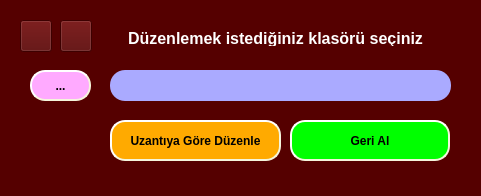
<?xml version="1.0" encoding="UTF-8"?>
<ui version="4.0">
 <class>MainWindow</class>
 <widget class="QMainWindow" name="MainWindow">
  <property name="geometry">
   <rect>
    <x>0</x>
    <y>0</y>
    <width>481</width>
    <height>196</height>
   </rect>
  </property>
  <property name="minimumSize">
   <size>
    <width>481</width>
    <height>196</height>
   </size>
  </property>
  <property name="maximumSize">
   <size>
    <width>481</width>
    <height>196</height>
   </size>
  </property>
  <property name="font">
   <font>
    <pointsize>10</pointsize>
   </font>
  </property>
  <property name="windowTitle">
   <string>Klasör Düzenleyici</string>
  </property>
  <property name="windowIcon">
   <iconset resource="icons.qrc">
    <normaloff>:/icons/filePic.png</normaloff>:/icons/filePic.png</iconset>
  </property>
  <property name="styleSheet">
   <string notr="true">background-color: rgb(85, 0, 0);</string>
  </property>
  <property name="iconSize">
   <size>
    <width>32</width>
    <height>32</height>
   </size>
  </property>
  <widget class="QWidget" name="centralwidget">
   <property name="styleSheet">
    <string notr="true"/>
   </property>
   <widget class="QPushButton" name="pushButton_UzantilaraGore">
    <property name="geometry">
     <rect>
      <x>110</x>
      <y>120</y>
      <width>171</width>
      <height>41</height>
     </rect>
    </property>
    <property name="font">
     <font>
      <pointsize>9</pointsize>
      <weight>75</weight>
      <bold>true</bold>
     </font>
    </property>
    <property name="styleSheet">
     <string notr="true">QPushButton
{background-color: rgb(255, 170, 0);
border-radius : 15px;
color: rgb(0, 0, 0);

    border-style: outset;
    border-width: 2px;
    border-color: beige;
}

QPushButton:hover{

background-color: rgb(255, 186, 11);
font-size: 14px
}
</string>
    </property>
    <property name="text">
     <string>Uzantıya Göre Düzenle</string>
    </property>
   </widget>
   <widget class="QPushButton" name="pushButton_GeriAl">
    <property name="geometry">
     <rect>
      <x>290</x>
      <y>120</y>
      <width>160</width>
      <height>41</height>
     </rect>
    </property>
    <property name="font">
     <font>
      <pointsize>9</pointsize>
      <weight>75</weight>
      <bold>true</bold>
     </font>
    </property>
    <property name="styleSheet">
     <string notr="true">QPushButton{
background-color: rgb(0, 255, 0);
border-radius : 15px;
    border-style: outset;
    border-width: 2px;
    border-color: beige;



}

QPushButton:hover{


background-color: rgb(98, 255, 90);
font-size: 15px;



}</string>
    </property>
    <property name="text">
     <string>Geri Al</string>
    </property>
   </widget>
   <widget class="QLabel" name="label">
    <property name="geometry">
     <rect>
      <x>110</x>
      <y>30</y>
      <width>331</width>
      <height>16</height>
     </rect>
    </property>
    <property name="font">
     <font>
      <pointsize>12</pointsize>
      <weight>75</weight>
      <bold>true</bold>
     </font>
    </property>
    <property name="styleSheet">
     <string notr="true">color: rgb(255, 255, 255);</string>
    </property>
    <property name="text">
     <string>Düzenlemek istediğiniz klasörü seçiniz</string>
    </property>
    <property name="alignment">
     <set>Qt::AlignCenter</set>
    </property>
   </widget>
   <widget class="QPushButton" name="pushButton_gozAt">
    <property name="geometry">
     <rect>
      <x>30</x>
      <y>70</y>
      <width>61</width>
      <height>31</height>
     </rect>
    </property>
    <property name="font">
     <font>
      <pointsize>9</pointsize>
      <weight>75</weight>
      <bold>true</bold>
     </font>
    </property>
    <property name="styleSheet">
     <string notr="true">QPushButton
{
background-color: rgb(255, 170, 255);
border-radius : 15px;
    border-style: outset;
    border-width: 2px;
    border-color: beige;
}

QPushButton:hover{

background-color: rgb(255, 187, 250);
font-size: 15px



}

</string>
    </property>
    <property name="text">
     <string>...</string>
    </property>
   </widget>
   <widget class="QLabel" name="label_2">
    <property name="geometry">
     <rect>
      <x>110</x>
      <y>70</y>
      <width>341</width>
      <height>31</height>
     </rect>
    </property>
    <property name="styleSheet">
     <string notr="true">background-color: rgb(170, 170, 255);
border-radius : 15px;
</string>
    </property>
    <property name="text">
     <string/>
    </property>
    <property name="alignment">
     <set>Qt::AlignCenter</set>
    </property>
   </widget>
   <widget class="QPushButton" name="pushButton_Tr_flag">
    <property name="geometry">
     <rect>
      <x>20</x>
      <y>20</y>
      <width>32</width>
      <height>32</height>
     </rect>
    </property>
    <property name="styleSheet">
     <string notr="true">QPushButton
{border-image: url(:/icons/turkey.png);

}

QPushButton:hover{


}</string>
    </property>
    <property name="text">
     <string/>
    </property>
    <property name="iconSize">
     <size>
      <width>32</width>
      <height>32</height>
     </size>
    </property>
   </widget>
   <widget class="QPushButton" name="pushButton_Usa_flag">
    <property name="geometry">
     <rect>
      <x>60</x>
      <y>20</y>
      <width>32</width>
      <height>32</height>
     </rect>
    </property>
    <property name="styleSheet">
     <string notr="true">border-image: url(:/icons/usd.png);</string>
    </property>
    <property name="text">
     <string/>
    </property>
   </widget>
  </widget>
 </widget>
 <resources>
  <include location="icons.qrc"/>
 </resources>
 <connections/>
</ui>
